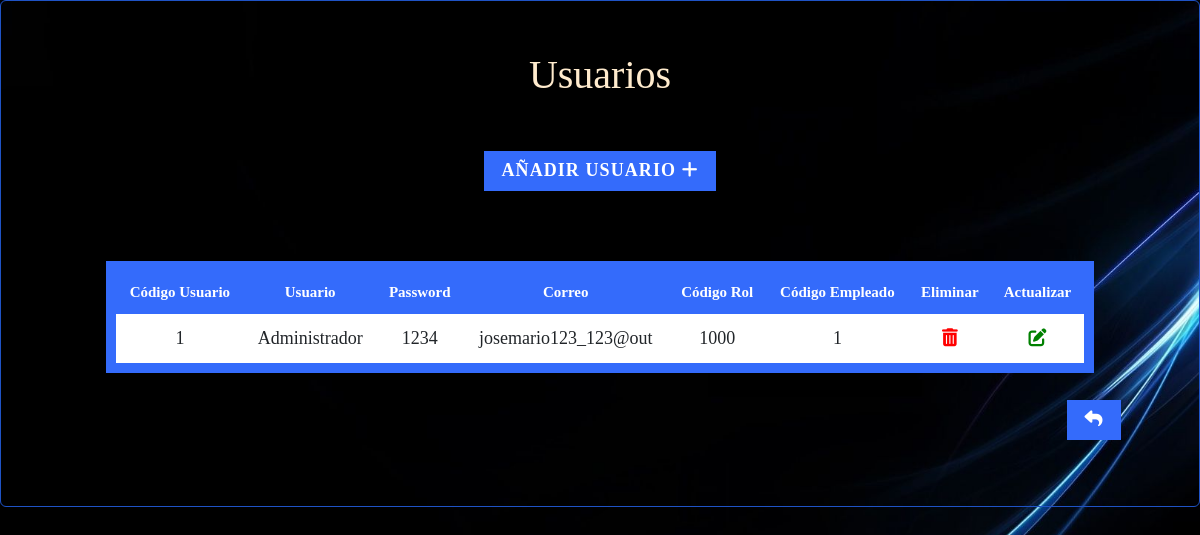
Page /FORMULARIOS/Usuario/Usuario1.php on the committed database.
### tables this page shows
create table usuario(                                                  
Cod_Usuario integer primary key NOT NULL                              COMMENT 'CAMPO QUE SE USA COMO LLAVE PRIMARIA',
Usuario varchar(20) not null                                          COMMENT 'NOMBRE PARA INICIO DE SESION DE USUARIO',
Password varchar(20)not null                                          COMMENT 'CONTRASEÑA PARA INICIO DE SESION',
Correo varchar(20)not null                                            COMMENT 'CORREO ELECTRONICO DEL USUARIO, AYUDARA PARA RECUPERACION',
Cod_rol integer                                                       COMMENT 'PARA IDENTIFICAR SIES USUARIO NORMAL Ó ADMINISTRADOR',
Cod_empleados integer                                                 COMMENT 'CAMPO UTILIZADO COMO LLAVE FORANEA DE LA TABLA EMPLEADOS' 
);

create table rol(                                                       
Cod_rol integer primary key                                            COMMENT 'CAMPO QUE SE USA COMO LLAVE PRIMARIA' ,
Descripcion varchar (20)                                               COMMENT 'SE DESCRIBE EL TIPO DE ROL QUE SE LE ASIGNA A CADA EMPLEADO',
Cod_privilegios integer                                                 COMMENT 'CAMPO UTILIZADO COMO LLAVE FORANEA'
);

create table Empleados(                                                    
Cod_empleados INTEGER AUTO_INCREMENT PRIMARY KEY                          COMMENT 'CAMPO QUE SE USA COMO LLAVE PRIMARIA,INCREMENTA AUTOMATICAMENTE',
Identidad varchar (25) not null                                           COMMENT 'CAMPO INGRESAR NUMERO DE IDENTIDAD DEL EMPLEADO',
Primer_Nombre varchar(25) not null                                        COMMENT 'CAMPO INGRESAR PRIMER NOMBRE DEL EMPLEADO',
Segundo_Nombre varchar(25) not null                                       COMMENT 'CAMPO INGRESAR SEGUNDO NOMBRE DEL EMPLEADO',                                             
Primer_Apellido varchar(25) not null                                      COMMENT 'CAMPO INGRESAR PRIMER APELLIDO EMPLEADO',
Segundo_Apellido varchar(25) not null                                     COMMENT 'CAMPO INGRESAR SEGUNDO APELLIDO EMPLEADO',
Fecha_nacimiento date not null                                            COMMENT 'FECHA DE NACIMIENTO LA CUAL DEBE SER MENOR O IGUAL A LA FECHA DEL SERVIDOR',
Correo Varchar(30) Unique not null                                        COMMENT 'CORREO ELECTRONICO DEL EMPLEADO',
Direccion varchar(25)                                                     COMMENT 'DIRECCION DEL EMPLEADO',
Telefono varchar(8)                                                       COMMENT 'TELEFONO DEL EMPLEADO',
Sexo varchar(2) not null                                                  COMMENT 'SEXO DEL EMPLEADO',
Cuenta_Bancaria varchar(20)                                               COMMENT 'CUENTA BANCARIA DEL EMPLEADO',
Fecha_ingreso date not null                                               COMMENT 'FECHA DE INGRESO DEL EMPLEADO',
Nacionalidad varchar(20)                                                  COMMENT 'NACIONALIDAD DEL EMPLEADO',
Sueldo_base double(20,0)not null                                          COMMENT 'SUELDO BASE QUE TENDRÁ EL EMPLEADO',
DescripcionFP varchar(20)                                                     COMMENT 'CAMPO QUE SE USA COMO LLAVE FORANEA DE LA TABLA FORMA_PAGO',
DescripcionD varchar(20)                                                         COMMENT 'CAMPO QUE SE USA COMO LLAVE FORANEA DE LA TABLA DEPARTAMENTO'
);

### FORMULARIOS/Usuario/Usuario1.php (the view, shortened to what this page needs)
<?php
class Conexion{
    public static function Conectar() {
        $opciones = array(PDO::MYSQL_ATTR_INIT_COMMAND => 'SET NAMES utf8');
        try{
            $conexion = new PDO("mysql:host=".servidor."; dbname=".nombre_bd, usuario, password, $opciones);
            return $conexion;
        }catch (Exception $e){
            die("El error de Conexión es: ". $e->getMessage());
        }
    }
}
$objeto = new Conexion();
$conexion = $objeto->Conectar();
$consulta = "SELECT u.Cod_Usuario,u.Usuario,u.Password,u.Correo
,r.Cod_rol,ep.Cod_empleados from usuario as u
JOIN rol as r on u.Cod_rol=r.Cod_rol
JOIN empleados as ep on u.Cod_empleados=ep.Cod_empleados" ;
$resultado = $conexion->prepare($consulta);
$resultado->execute();
$usuarios=$resultado->fetchAll(PDO::FETCH_ASSOC);
?>
<!DOCTYPE html >
<html lang="es">
<head>
</head>
<body>
 <div class="Container">
	<center>
  <div class="form-group">
	 <center>
	 <h1>Usuarios</h1>
	</center><br/><br/>
	<button name="Insertar"  class="boton_Añadir">Añadir Usuario  <i class="fas fa-plus"></i></button>
	<div class="container-table">
	<center>
<table id="Tabla_Departamentos" border="10" class="color-Tabla" style="width:90%"><br/><br/>
<thead class="text-center">
       <th>Código Usuario</th>
       <th>Usuario</th>
       <th type="Password">Password</th>
       <th>Correo</th>
       <th>Código Rol</th>
	   <th>Código Empleado</th>
	   <th>Eliminar</th>
	   <th>Actualizar</th>
</thead>
	<tbody>
 <?php
 foreach($usuarios as $usuario){
?><?php
	echo "<tr>";
	echo "<td>";echo  $usuario['Cod_Usuario']; echo"</td>";
	echo "<td>";echo  $usuario['Usuario']; echo "</td>";
	echo "<td>";echo  $usuario['Password']; echo"</td>";
	echo "<td>";echo  $usuario['Correo']; echo"</td>";
	echo "<td>";echo  $usuario['Cod_rol']; echo"</td>";
	echo "<td>";echo  $usuario['Cod_empleados']; echo"</td>";
	echo "<td><a href='Eliminar.php?CU=".$usuario['Cod_Usuario']."'><button name='Eliminar'  class='boton-eliminar'><i class='far fa-trash-alt'></a></i></button></td>";
	echo "<td><a href='Actualizar.php?CU=".$usuario['Cod_Usuario']."'><button name='Actualizar' class='boton-actualizar'><i class='fas fa-edit'></a></i></button></td>";
	echo "</tr>";
	?>
<?php
}
?>
   </div class="color-Tabla">
</center>
	<br/>
	<td><button name="Regresar" class="Boton-Regresar" ><i class="fas fa-reply"></i></button>
	</div>
<br>
	   <link rel="stylesheet" href="https://stackpath.bootstrapcdn.com/bootstrap/4.4.1/css/bootstrap.min.css">
   <link rel="stylesheet" type="text/css" href="https://cdn.datatables.net/v/bs4/dt-1.10.20/datatables.min.css"/>
    </body>
    </html>

### FORMULARIOS/Usuario/Usuario1.php (style rules this page uses)
body { margin:0; padding:0; box-sizing:border-box; height:100%; width:100%; background-image: url("../../IMG/Fondo10.jpg"); background-repeat: no-repeat; background-size:cover; background-attachment: fixed; color:red; }
th { border:none; padding:10px; text-align:center; color:#FFFFFF; font-family:Times New Roman; font-size:15px; background:#346BFB; font-family:Times New Roman ; }
td { border:none; padding:10px; text-align:center; }
h1 { font-size:40px; margin-bottom:35px; color: blanchedalmond; font-family:Times New Roman; }
.form-group { padding:50px; border-radius:6px; margin-bottom:16px; border:1px solid #1f53c5; font-family:Times New Roman ; font-size:18px; }
.color-Tabla { background:#ffffff; border-collapse:collapse; font-family:Times New Roman ; border:solid 10px #346BFB ; }
.fa-trash-alt { color:red; background:white; border:none; font-weight:bold; }
.boton-eliminar { background:white; border:none; font-weight:bold; }
.boton-actualizar { background:white; border:none; font-weight:bold; }
.fa-edit { color:green; }
.boton_Añadir { margin-left:0; margin-bottom:1.5%; color: white; padding-left:1.5%; padding-right:1.5%; padding-top:0.5%; padding-bottom:0.5%; background:#346BFB; border:solid 1px #346BFB ; text-transform:uppercase; font-weight:bold; letter-spacing:0.06em; }
.Boton-Regresar { margin-left:90%; margin-bottom:1.5%; color: white; padding-left:1.5%; padding-right:1.5%; padding-top:0.5%; padding-bottom:0.5%; align:center; background:#346BFB; border:solid 1px #346BFB ; text-transform:uppercase; font-weight:bold; letter-spacing:0.06em; }

### rows in the picture
usuario: Cod_Usuario "1", Usuario "Administrador", Password "1234", Correo "josemario123_123@out", Cod_rol.Cod_rol "1000", Cod_empleados.Cod_empleados "1"
